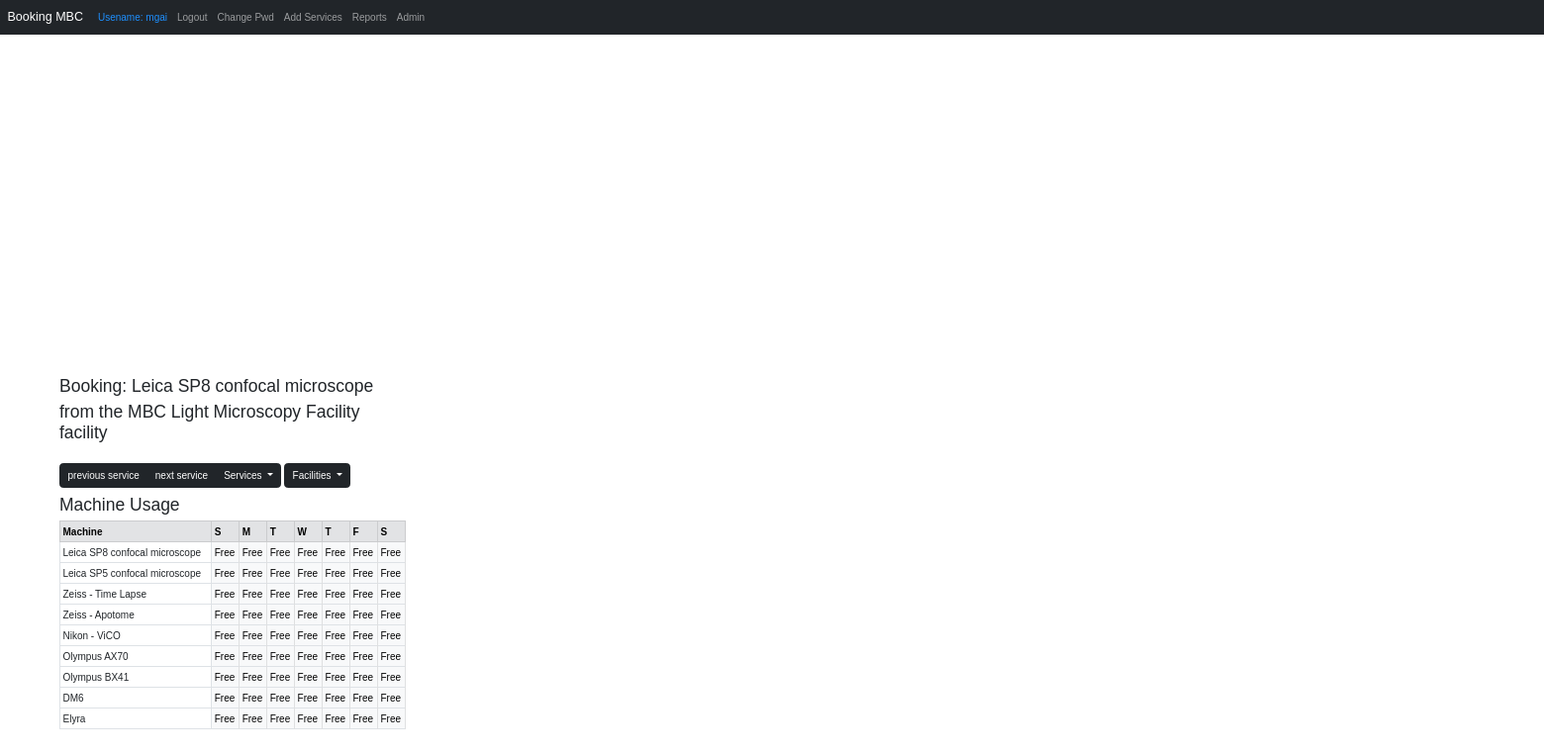
Screenshot of /CalendarApp/calendar_view (signed in) with the database file from the repository.
### UserApp/models.py (models this page shows, shortened)
class UserProfile(models.Model):
    user = models.OneToOneField(User, on_delete=models.CASCADE)
    group = models.ForeignKey(MBCGroup, null=True, on_delete=models.SET_NULL)
    machines4ThisUser = models.ManyToManyField(Machine, related_name='machines4ThisUser', blank=True)
    preferred_machine_name =  models.CharField(max_length=50)
    is_external = models.BooleanField(default=True, null=True, blank=True)
    password_reset_token = models.CharField(max_length=100, null=True, blank=True)

### CalendarApp/models.py (models this page shows, shortened)
class Machine(models.Model):
    machine_name = models.CharField(max_length=50)
    facility = models.CharField(max_length=100)
    is_open = models.BooleanField(default=True, null=True, blank=True)
    max_booking_duration = models.DecimalField(max_digits=5, decimal_places=2, null=True, blank=True)
    hourly_cost = models.DecimalField(max_digits=5, decimal_places=2, null=True, blank=True)
    hourly_cost_assisted = models.DecimalField(max_digits=5, decimal_places=2, null=True, blank=True)
    hourly_cost_external = models.DecimalField(max_digits=5, decimal_places=2, null=True, blank=True)
    hourly_cost_external_assisted = models.DecimalField(max_digits=5, decimal_places=2, null=True, blank=True)
    hourly_cost_buyer = models.DecimalField(default=0, max_digits=5, decimal_places=2, null=True, blank=True )
    hourly_cost_buyer_assisted = models.DecimalField(default=0, max_digits=5, decimal_places=2, null=True, blank=True )

### CalendarApp/views.py (the view)
# urls.py: path('calendar_view', views.calendar_view, name='calendar_view'), #no / at the end otherwise it skips to subdirectory and JS does not find views
def calendar_view(request):
    user = request.user
    user_profile = UserProfile.objects.get(user=user)
    machine2Book_name = str(user_profile.preferred_machine_name)
    machine2Book_obj = Machine.objects.get(machine_name=machine2Book_name)
    current_facility = machine2Book_obj.facility
    machine2Book_timelimit = machine2Book_obj.max_booking_duration
    if (machine2Book_timelimit == None): machine2Book_timelimit = 0
    machines_allowed = user_profile.machines4ThisUser.all()
    facilities4ThisUser = [m for m in set(str(machine.facility) for machine in machines_allowed)]
    otherMachinesInCurrentFacility = [str(machine.machine_name) for machine in machines_allowed if machine.facility == current_facility]
    context = prepare_bookings(user, user_profile, current_facility, facilities4ThisUser, machine2Book_name, machine2Book_timelimit, otherMachinesInCurrentFacility)
    context['facility_usage_dict'] = calculate_percentage_of_workingday(user_profile, current_facility, timezone.now())
    return render(request, 'CalendarApp/week_view.html', context)

### CalendarApp/views.py (called while the page is built)
def get_previous_sunday_and_next_saturday(specific_date):
    idx=(specific_date.weekday()+1)%7
    sun = specific_date - timedelta(days=idx)
    sat=sun + timedelta(days=6)
    dates={'sat': sat, 'sun': sun}
    return dates

### CalendarApp/templates/CalendarApp/week_view.html (shortened to what this page needs)
{% extends 'base.html' %}
{% block content %}
{% load static %}
{% if user.is_authenticated %}
<div class="container mt-3">
  <head>
    <link rel="stylesheet" type="text/css" href="{% static 'CalendarApp/calendar_app_styles.css' %}">
  </head>
  <body>
      <div id='calendar-month'></div>
      <div id='change_machine'>
            <h3>Booking: {{ machine2BookName }} </h3>
            <h3>from the {{ facilityname }} facility</h3><br>
            <div class="btn-group" id="machines" role="group" aria-label="machines">
              <button id="previousServiceButton" type="button" class="btn btn-dark">previous service</button>
              <button id="nextServiceButton" type="button" class="btn btn-dark">next service</button>
              <button class="btn btn-dark dropdown-toggle" id="servicesdropdown" type="button" data-bs-toggle="dropdown" aria-expanded="false">
                Services
              </button>
            </div>
            <div class="btn-group" id='drpdown-facilities' rele="group" aria-label="facilities">
                <button class="btn btn-dark dropdown-toggle" id="facilitiesdropdown" type="button" data-bs-toggle="dropdown" aria-expanded="false">
                  Facilities
                </button>
            </div>
      </div>
      <div id='machine_usage'>
          <h3>Machine Usage </h3>
          <table class="table table-bordered table-sm" id="machinesTable">
              <thead>
                  <tr class="table-secondary">
                      <th>Machine</th><th>S</th><th>M</th><th>T</th><th>W</th><th>T</th><th>F</th><th>S</th>
                  </tr>
              </thead>
              <tbody>
                  {% for machine_name, daily_usage_in_a_week in facility_usage_dict.items %}
                      <tr>
                          <td>{{ machine_name }}</td>
                          {% for usage in daily_usage_in_a_week %}
                              {% if usage == 0 %}
                                  <td class="table-light">Free</td>
                              {% else %}
                                  <td class="{% if usage < 30 %}table-success{% elif usage < 60 %}table-warning{% else %}table-danger{% endif %}">{{ usage|floatformat:2 }}%</td>
                              {% endif %}
                          {% endfor %}
                      </tr>
                  {% endfor %}
              </tbody>
          </table>
      </div>
      <div id='calendar-week'</div>
  </body>
</div>
{% endif %}
{% endblock %}

### UserApp/templates/base.html (shortened to what this page needs)
<!doctype html>
<html lang="en">
  <head>
    {% load static %}
    <link href="https://cdn.jsdelivr.net/npm/bootstrap@5.3.0-alpha1/dist/css/bootstrap.min.css" rel="stylesheet">
  </head>
  <body>
    {% include 'navbar.html' %}
    <div class="container">
      <br/>
      {% block content %}
      {% endblock%}
    </div>
  </body>
</html>

### UserApp/templates/navbar.html (shortened to what this page needs)
<nav class="navbar navbar-expand-lg navbar-dark bg-dark">
  <div class="container-fluid">
    <a class="navbar-brand" href="{% url 'home' %}">Booking MBC</a>
    <div class="collapse navbar-collapse" id="navbarSupportedContent">
      <ul class="navbar-nav me-auto mb-2 mb-lg-0">
        {% if user.is_authenticated %}
        <li class="nav-item">
          <a class="nav-link" href="#" style="color: dodgerblue;">Usename: {{ user.username }}</a>
        </li>
        <li class="nav-item">
          <a class="nav-link" href="{% url 'logout' %}">Logout</a>
        </li>
        <li class="nav-item">
          <a class="nav-link" href="{% url 'password_change' %}">Change Pwd</a>
        </li>
        <li class="nav-item">
          <a class="nav-link" href="{% url 'services_change' %}">Add Services</a>
        </li>
            {% if user.is_staff%}
               <li class="nav-item">
                    {% if request.path == '/CalendarApp/calendar_view' %}
                        <a class="nav-link" href="{% url 'reports' %}">Reports</a>
                    {% else %}
                        <a class="nav-link" href="{% url 'home' %}">Home</a>
                    {% endif %}
               </li>
               <li class="nav-item">
                       <a class="nav-link" href="/admin/">Admin</a>
               </li>
            {% endif %}
        {% endif %}
      </ul>
    </div>
  </div>
</nav>

### CalendarApp/static/CalendarApp/calendar_app_styles.css (style rules this page uses)
html, body { margin: 0; padding: 0; font-family: Arial, Helvetica Neue, Helvetica, sans-serif; font-size: 10px; }
#calendar-month { width: 400px; height: 300px; top: 50px; left: 10px; position: absolute; }
#change_machine { width: 350px; height: 50px; top: 380px; left: 60px; position: absolute; }
#machine_usage { width: 350px; top: 500px; left: 60px; position: absolute; flex-grow: 1; overflow-y: auto; }
#calendar-week { width: 1250px; height: 800px; top: 50px; left: 450px; position: absolute; }

### rows the page displays
UserProfile: preferred_machine_name "Leica SP8 confocal microscope"
Machine: facility "MBC Light Microscopy Facility", facility_usage_dict "Leica SP8 confocal microscope"
Machine: facility_usage_dict "Leica SP5 confocal microscope"
Machine: facility_usage_dict "Zeiss - Time Lapse"
Machine: facility_usage_dict "Zeiss - Apotome"
Machine: facility_usage_dict "Nikon - ViCO"
Machine: facility_usage_dict "Olympus AX70"
Machine: facility_usage_dict "Olympus BX41"
Machine: facility_usage_dict "DM6"
Machine: facility_usage_dict "Elyra"

### other values shown
{{ user.username }} "mgai"
